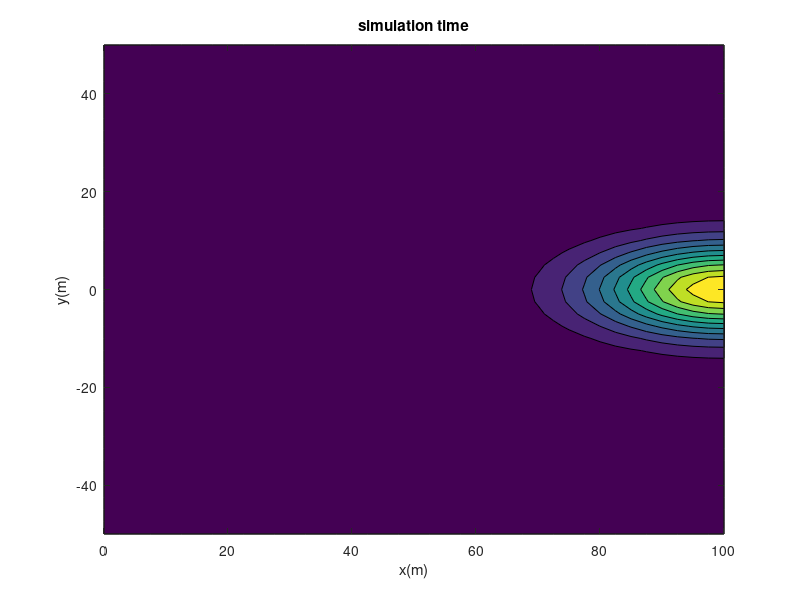

This figure's MATLAB source:

%% Date: October 13, 2015            LAB #2
% Ronney Aovida

% In this assignment i am to create a function g_puff that measures the transport of a non-reactive contaminant with advection and
%dispersion in a homogeneous aquifer with average pore velocity and a mass of
%contaminant that is assumed to be injected instantaneously into an extensive aquifer of certain
%thickness.

% things i want you to know: I know this assignment is not complete and
% requires a few more lines of code to find the Discretization in time, to
% use Dt in a correct way than the way it is used, and to properly create
% the movie using getframe. Ill like to review what i could not do, i feel like i am
% really behind for not being able to accomplish this asignment.



function [conc,M]=G_puff(m,Dx,Dy,v,b)
%G_puff: Gaussian puff for solving advection-dispersion equations 
%Synopsis: [c,M]=G_puff(m,Dx,Dy,v,b) 
% 
%Input: m  = mass [kg] 
%       Dx = dispersion coeffient in X direction [m^2/day] 
%       Dy = dispersion coeffient in Y direction [m^2/day] 
%       v  = flow velocity [m/day] 
%       b  = aquifier thickness [m] 
% 
%Output: c = concentration of the containimant [kg/m^3] 
%        M = movie of concentration contours 

% Default input values
m=1.0;
Dx=0.5;
Dy=0.1;
v=0.5;
b=1.0;

% these are the values to be used to find the concentration and set the
% dimensions for the loop.
xmax=100;
xmin=0 ;
dx=2.5;
ymax=50;
ymin=-50 ;
dy=2.5;
tmax=100/v;
tmin=tmax/50;
dt=tmax/50;


% these statements will make sure the user inputs either the correct amount
% of inputs  or makes sure to input only positive numbers.
if (nargin ==0)
    disp('please type an input');
    %return
end
if ((m<0) ||(Dx<0)|| (Dy<0) || (v<0) || (b<0))
    disp('please insert a positive number');
    return
end
if (nargin >5)
    disp('too many inputs please insert 5 or less inputs');
    return
end


    
    


% Discretization of the domain. 
[X,Y]=meshgrid(xmin:dx:xmax,ymin:dy:ymax);

% initializes the concentration matrix
conc=zeros(41);

%the loop of time. this will run the inputs through the given equation in
%order to create a visual movie depicting the movement of the substance 
%through many frames in the contour.
for t=(tmin:tmax)

    conc(:,:,dt)=(((m/b)/(4*pi*t)*(sqrt( Dx*Dy))*exp((-((X-v*t).^2)/(4*Dx*t)-((Y.^2)/(4*Dy*t))))));
    contourf(X,Y,conc(:,:,dt));
    xlabel('x(m)');
    ylabel('y(m)');
    title('simulation time');
    
    

    

end

end